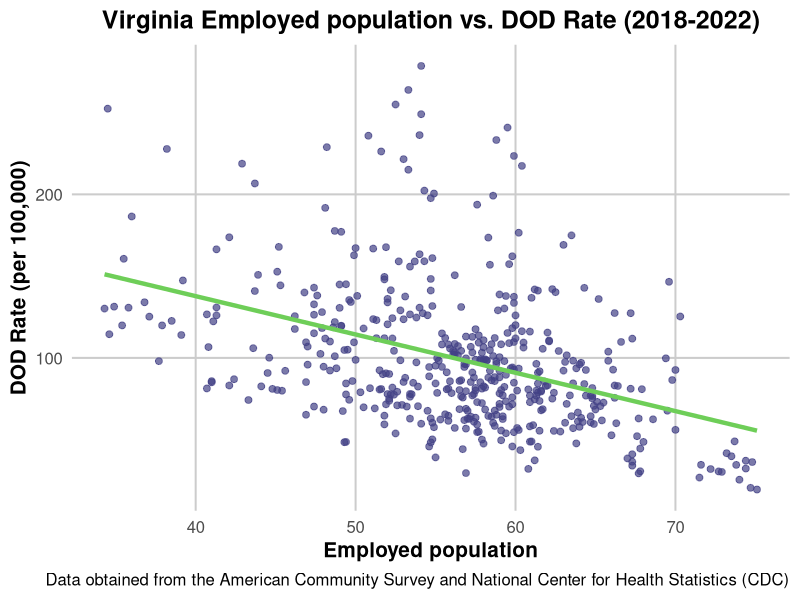

Generate this figure with R:
# Load necessary libraries
library(dplyr)
library(ggplot2)
library(viridis)
library(here)

virginia_2018_2022 = read.csv(here("Data/merged_data", "virginia_2018_2022.csv"), sep = ",", header = TRUE)

# Ensure the dataset is clean and filter the necessary columns
corr_data <- virginia_2018_2022 %>%
  mutate(
    employed_pop_pe = as.numeric(as.character(employed_pop_pe)),
  ) %>%
  select(employed_pop_pe, DOD_death_rate)

# Remove rows with NA values
corr_data <- na.omit(corr_data)

# Create a scatterplot with a regression line using viridis color palette
ggplot(corr_data, aes(x = employed_pop_pe, y = DOD_death_rate)) +
  geom_point(color = viridis(256)[50], size = 2, alpha = 0.7) +  # Use a consistent viridis color for points with transparency
  geom_smooth(method = "lm", color = viridis(256)[200], size = 1.5, se = FALSE) +  # Add a prominent regression line
  labs(title = "Virginia Employed population vs. DOD Rate (2018-2022)",
       x = "Employed population",
       y = "DOD Rate (per 100,000)",
       caption = "Data obtained from the American Community Survey and National Center for Health Statistics (CDC)") +
  theme_minimal(base_size = 15) +
  theme(
    plot.title = element_text(hjust = 0.5, face = "bold"),
    axis.title = element_text(face = "bold"),
    panel.grid.major = element_line(color = "grey80"),
    panel.grid.minor = element_blank(),
    legend.position = "none"  # Remove the legend
  )
